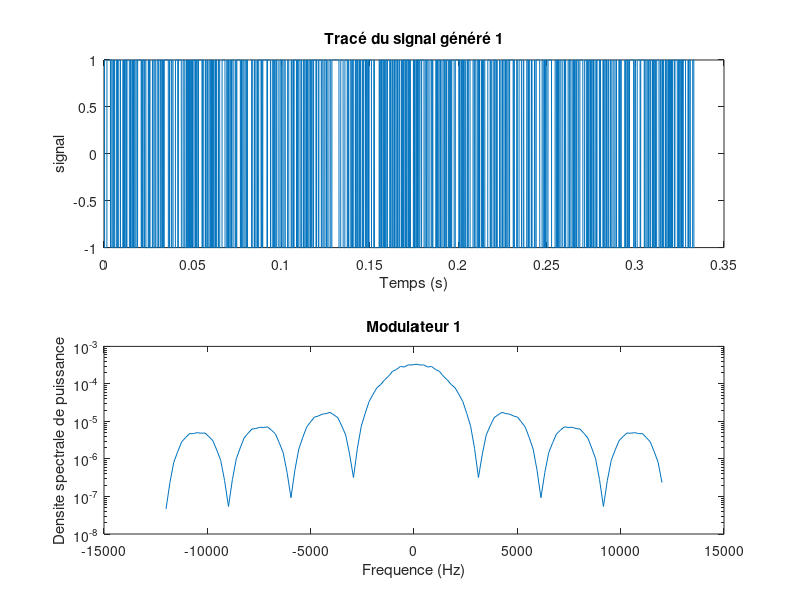
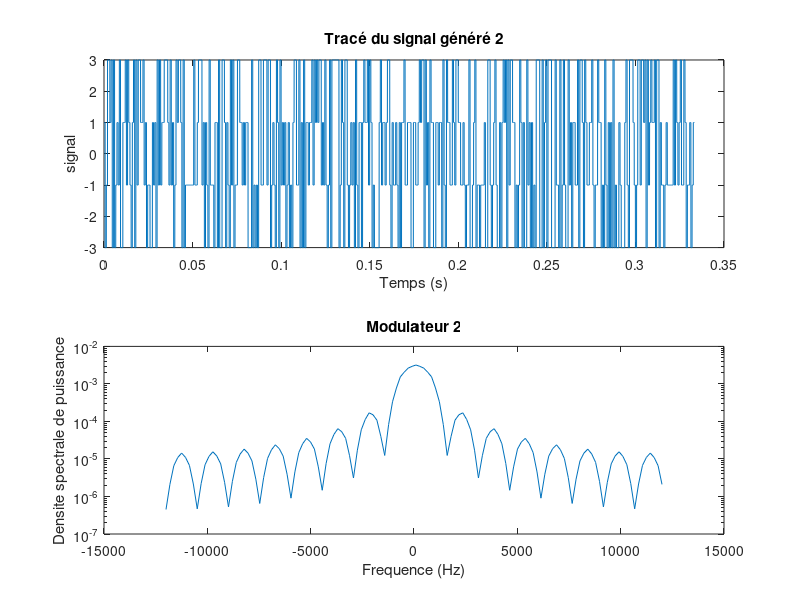

Reproduce these figures in MATLAB, in order. (Note: this script raises an error after producing the figures.)
close all

Fe = 24000;
Te=1/Fe;
Rb = 3000;
n = 1000;

%% modulateur 1
m = 2;
Ts = log2(m)/Rb;
Ns = floor(Ts/Te);

entree = (randi(2, 1, n) - 1);

mapping = entree*2 -1;
h = ones(1, Ns);

x = kron(mapping, [1 zeros(1,Ns-1)]);

y = filter(h, 1, x);

temps = 0:Te:Te*(length(y)-1);
%affichage du signal
figure;
subplot(2,1,1)
plot(temps, y);
xlabel('Temps (s)')
ylabel('signal')
title('Tracé du signal généré 1');

subplot(2,1,2)
Y1 = pwelch(y,[],[],[],Fe,'twosided');
frequence = linspace(-Fe/2,Fe/2,length(Y1));
semilogy(frequence,fftshift(Y1));
xlabel('Frequence (Hz)')
ylabel('Densite spectrale de puissance')
title('Modulateur 1');

%% modulateur 2
m = 4;
Ts = log2(m)/Rb;
Ns = floor(Ts/Te);
h = ones(1, Ns);

mapping = zeros(ceil(size(entree,1)/2),1);
for i=1:2:(n-1)
    if (entree(i) == 0) && (entree(i+1) == 0)
        mapping(ceil(i/2)) = -3;
    end
    if (entree(i) == 0) && (entree(i+1) == 1)
        mapping(ceil(i/2)) = -1;
    end
    if (entree(i) == 1) && (entree(i+1) == 0)
        mapping(ceil(i/2)) = 1;
    end
    if (entree(i) == 1) && (entree(i+1) == 1)
        mapping(ceil(i/2)) = 3;
    end
end

x = kron(mapping, [1 zeros(1,Ns-1)]);

y = filter(h, 1, x);

figure;
subplot(2,1,1)
plot(temps, y);
xlabel('Temps (s)')
ylabel('signal')
title('Tracé du signal généré 2');

subplot(2,1,2)
Y2 = pwelch(y,[],[],[],Fe,'twosided');
semilogy(frequence,fftshift(Y2));
xlabel('Frequence (Hz)')
ylabel('Densite spectrale de puissance')
title('Modulateur 2');


%% modulateur 3
m = 2;
Ts = log2(m)/Rb;
Ns = floor(Ts/Te);
h = rcosdesign(0.5, 10, Ns);

mapping = entree*2 -1;

x = kron(mapping, [1 zeros(1, Ns-1)]);

y = filter(h, 1, x);

figure;
subplot(2,1,1)
plot(temps, y);
xlabel('Temps (s)')
ylabel('signal')
title('Tracé du signal généré 3');

subplot(2,1,2)
Y3 = pwelch(y,[],[],[],Fe,'twosided');
semilogy(frequence,fftshift(Y3));
xlabel('Frequence (Hz)')
ylabel('Densite spectrale de puissance')
title('Modulateur 3');

%% Comparaison
figure;
semilogy(frequence,fftshift(Y1));
hold on
semilogy(frequence,fftshift(Y2));
hold on
semilogy(frequence,fftshift(Y3));
title('comparaison des 3 DSP')
xlabel('Frequence (Hz)')
ylabel('DSP')
legend('DSP 1','DSP 2', 'DSP 3')





















